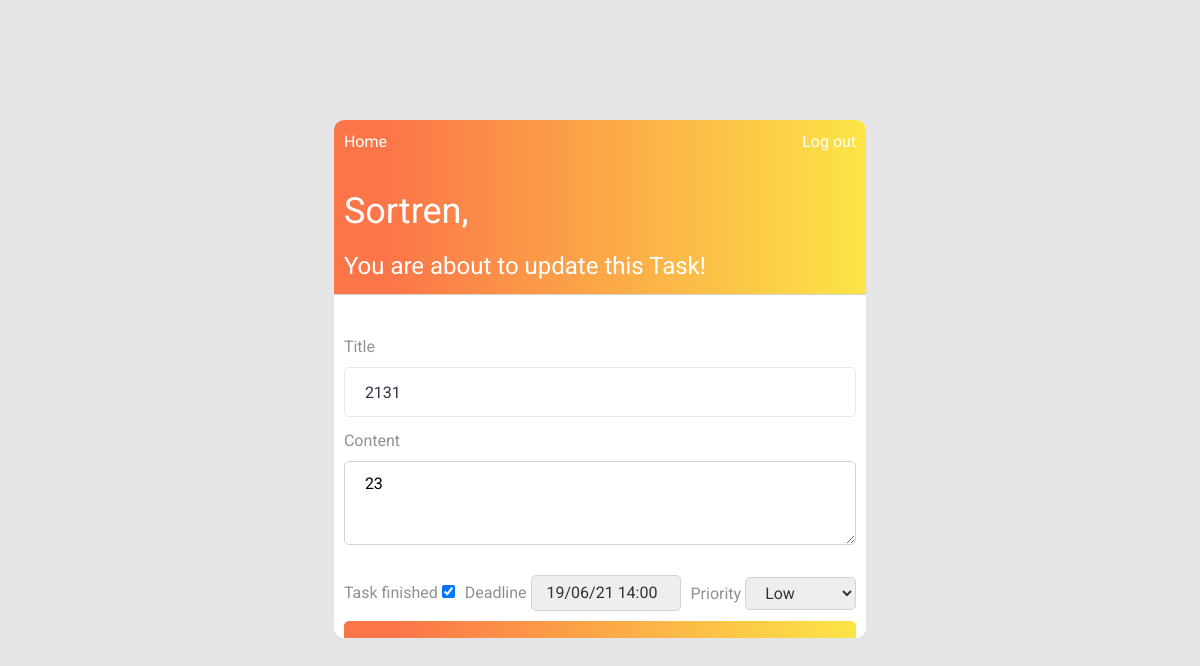
Page /update-task/155 (signed in) on the committed database.
### to_do/models.py (models this page shows, shortened)
class Task(models.Model):
    class Priority(models.IntegerChoices):
        LOW = 1
        MEDIUM = 2
        HIGH = 3
    title = models.CharField(max_length=100)
    content = models.TextField()
    date_posted = models.DateTimeField(default=timezone.now)
    finished = models.BooleanField(default=False)
    updated = models.BooleanField(default=False)
    priority = models.IntegerField(default=1, choices=Priority.choices)
    deadline = models.DateTimeField(default=timezone.now)
    """
    Author is a foreign key in a Task's table, because the containing user's id is being taken from the User's table
    to create a relation between them. Now each task has a field called "author" filled with an id of the user
    who created this task.
    """
    author = models.ForeignKey(User, on_delete=models.CASCADE)

### to_do/views.py (the view)
# urls.py: path('update-task/<int:id>', views.update_task, name="update-task"),
@login_required(login_url='login')
def update_task(request, id):
    task = Task.objects.get(id=id)
    profile = Profile.objects.get(user=request.user)
    if request.method == 'POST':
        data = request.POST.copy()
        if request.POST.get('finished'):
            data.update({
                "author": request.user,
            })
            profile.total_tasks_finished += 1
        else:
            data.update({
                "author": request.user,
                "updated": True,
            })
        form = AddTaskForm(data, instance=task)
        if form.is_valid():
            profile.save()
            form.save()
            return redirect('to_do-home')
        else:
            form = AddTaskForm(instance=task)
    else:
        form = AddTaskForm(instance=task)
    context = {
        "task": task,
        "form": form,
        "name": "update-task",
    }
    return render(request, 'to_do/add_task.html', context)

### to_do/forms.py
class AddTaskForm(forms.ModelForm):
    class Meta:
        model = Task
        fields = ['title', 'content', 'author',
                  'finished', 'updated', 'priority', 'deadline']
        widgets = {
            'content': forms.Textarea(attrs={
                'rows': 3,
                'cols': 40
            }),
            'priority': forms.Select(attrs={'class': 'drop-down'}),
            'deadline': forms.DateTimeInput(attrs={'class': 'drop-down'}, )
        }

### to_do/templates/to_do/add_task.html (shortened to what this page needs)
{%extends "to_do/base_home.html"%}
{% block header%}
  <span class="welcome"><a href = "{% url 'profile' %} " class = "username">{{ user.username }},</a></span>
{% endblock header%}
{% block tasks-to-do %}
  {% if name == 'update-task' %}
    <span class="incomplete">
      You are about to update this Task!
    </span>
  {% else %}
    <span class="incomplete">
      You are about to add a new Task!
    </span>
  {% endif %}
{% endblock tasks-to-do %}
{% block add_task%}
  <div class = "tasks-container">
  <form method="POST" class="add-task-form">
    <div class="inputs-container">
      <div class="inputs">
        <label for="id_title">Title</label>
        {{form.title}}
      </div>
      <div class="inputs">
        <label for="id_content">Content</label>
        {{form.content}}
      </div>
    </div>
    <div class="checkboxes">
      {% if name == 'update-task' %}
        <div class="finished">
          <span>Task finished</span>
          {{form.finished}}
        </div>
      {% endif %}
      <div class="deadline">
        <span>Deadline</span>
        {{form.deadline}}
      </div>
      <div class="priority">
        <span>Priority</span>
        {{form.priority}}
      </div>
    </div>
    {% if name == 'update-task' %}
      <div class="buttons-container">
        <button class="add-task-button" type="submit">Update task</button>
      </div>
    {% else %}
      <div class="buttons-container">
        <button class="add-task-button" type="submit">Add task</button>
      </div>
    {% endif %}
  </form>
</div>
{% endblock add_task%}

### to_do/static/to_do/home.css (style rules this page uses)
* { margin: 0; padding: 0; box-sizing: border-box; font-family: "Roboto", sans-serif; }
body { background-color: #e5e5e5; }
.welcome { font-size: 36px; }
.welcome a { color: white; text-decoration: none; }
.incomplete { font-size: 24px; }
.drop-down { padding: 5px 15px 5px 15px; color: #333333; background-color: #eeeeee; border: 0.5px solid lightgrey; border-radius: 5px; cursor: pointer; }
.tasks-container { display: flex; flex-direction: column; flex: 1; }
.add-task-form { padding: 10px; }
.inputs { display: flex; flex-direction: column; }
.inputs input { height: 50px; border-radius: 5px; border: 1px solid #e8e8e8; outline: none; padding-left: 20px; color: #2d3748; }
.inputs label { color: rgb(145, 145, 145); }
.inputs-container { margin: 30px 0px; display: flex; flex-direction: column; gap: 12px; }
#id_content, #id_content:focus { padding-left: 20px; padding-top: 10px; outline: none; border: 0.5px solid lightgrey; border-radius: 5px; }
.buttons-container { display: flex; flex-direction: column; }
.buttons-container button:focus, .buttons-container button { outline: none; color: white; border-radius: 5px; height: 50px; border: none; cursor: pointer; font-weight: bold; background: rgb(251, 110, 63); background: linear-gradient( 90deg, rgba(251, 110, 63, 0.9500175070028011) 10%, rgba(252, 229, 70, 1) 100% ); }
#id_deadline { cursor: text; width: 150px; }
.checkboxes { display: flex; gap: 10px; align-items: center; justify-content: space-between; padding-bottom: 10px; }
.checkboxes span { color: rgb(145, 145, 145); }

### rows in the picture
Task: title "2131", content "23", finished "☑", deadline "19/06/21 14:00", priority "Low"

### other values in the picture
{{ user.username }} "Sortren"
